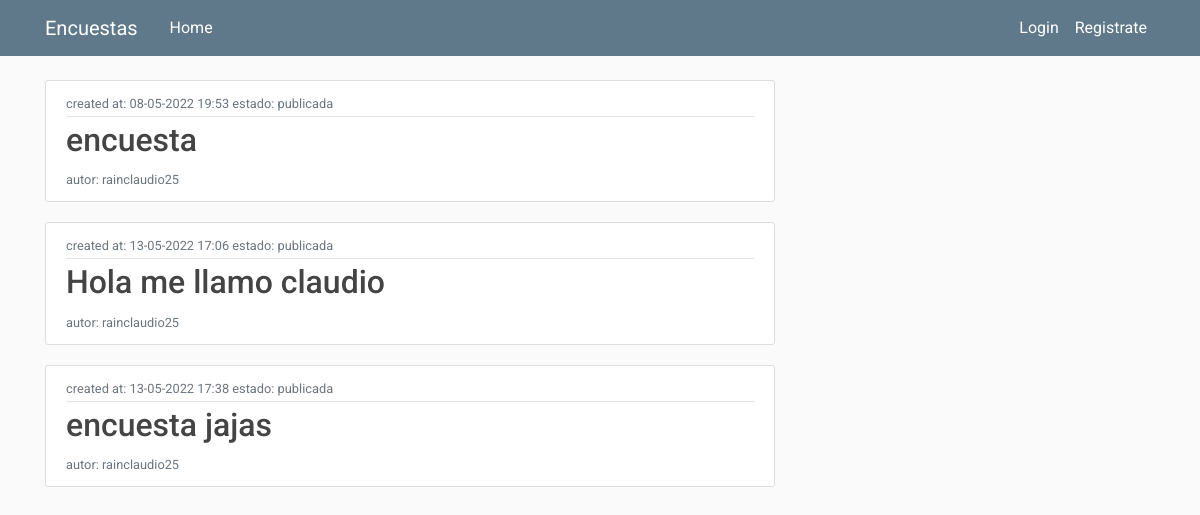
Page /home on the earlier database version.
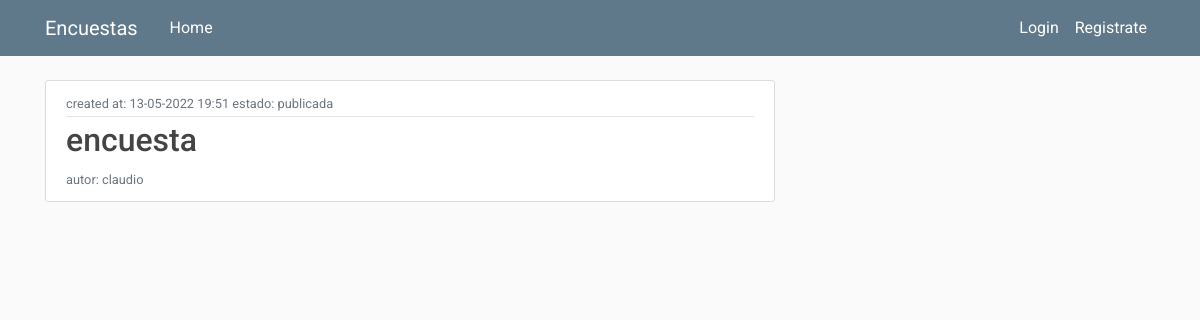
Same page on the later database version.
### encuestas/models.py (models this page shows)
class Encuesta(db.Model):
    id = db.Column(db.Integer, primary_key = True)
    title = db.Column(db.String(100),nullable = False)
    date_created = db.Column(db.DateTime, nullable = False, default = datetime.utcnow)
    date_posted = db.Column(db.DateTime, default = datetime.utcnow)
    user_id = db.Column(db.Integer, db.ForeignKey('user.id'),nullable = False)
    preguntas = db.relationship('Pregunta', backref = 'content', lazy = True)
    estado =  db.Column(db.String(100), default = "creada")

### encuestas/routes.py (the view)
@app.route("/")
@app.route("/home")
def home():
    encuestas = Encuesta.query.filter_by(estado = "publicada")
    return render_template('home.html', encuestas = encuestas)

### encuestas/templates/home.html
{% extends "layout.html" %} {%block scripts%} {%endblock scripts%} {% block
content %} {% for encuesta in encuestas %}
<article class="media content-section">
  <div class="media-body">
    <div class="article-metadata">
      <small class="text-muted">
        created at: {{encuesta.date_created.strftime('%d-%m-%Y %H:%M')}}
      </small>
      <small class="text-muted"> estado: {{encuesta.estado}} </small>
    </div>
    <h2>
      <a
        class="article-title"
        href="{{ url_for('encuesta', encuesta_id=encuesta.id) }}"
        >{{ encuesta.title }}</a
      >
    </h2>
    <small class="text-muted"> autor: {{encuesta.user_id}} </small>
  </div>
</article>
{% endfor %} {% endblock content %}

### encuestas/templates/layout.html (shortened to what this page needs)
<!DOCTYPE html>
<html>
<head>
    <link rel="stylesheet" href="https://maxcdn.bootstrapcdn.com/bootstrap/4.0.0/css/bootstrap.min.css">
    <link rel="stylesheet" type="text/css" href="{{ url_for('static', filename='main.css') }}">
</head>
<body>
    <header class="site-header">
      <nav class="navbar navbar-expand-md navbar-dark bg-steel fixed-top">
        <div class="container">
          <a class="navbar-brand mr-4" href="/">Encuestas</a>
          <div class="collapse navbar-collapse" id="navbarToggle">
            <div class="navbar-nav mr-auto">
              <a class="nav-item text-white nav-link" href="{{ url_for('home') }}">Home</a>
            </div>
            <div class="navbar-nav">
              {% if current_user.is_authenticated %}
              <a class="nav-item text-white nav-link" href="{{ url_for('profile') }}">Perfil</a>
              <a class="nav-item text-white nav-link" href="{{ url_for('logout') }}">Salir</a>
              {% else %}
              <a class="nav-item text-white nav-link" href="{{ url_for('login') }}">Login</a>
              <a class="nav-item text-white nav-link" href="{{ url_for('register') }}">Registrate</a>
              {% endif %}
            </div>
          </div>
        </div>
      </nav>
    </header>
    <main role="main" class="container">
      <div class="row">
        <div class="col-md-8">
          {% block content %}{% endblock %}
        </div>
      </div>
    </main>
</body>
</html>

### encuestas/static/main.css (style rules this page uses)
body { font-family: "Roboto", sans-serif; font-weight: 400; background: #fafafa; color: #444; margin-top: 5rem; box-sizing: border-box; }
h1, h2, h3, h4, h5, h6 { color: #444444; }
.bg-steel { background-color: #5f788a; }
.site-header .navbar-nav .nav-link { color: #cbd5db; }
.content-section { background: #ffffff; padding: 10px 20px; border: 1px solid #dddddd; border-radius: 3px; margin-bottom: 20px; }
.article-title { color: #444444; }
.article-metadata { padding-bottom: 1px; margin-bottom: 4px; border-bottom: 1px solid #e3e3e3; }

Differences in the rows shown:
removed Encuesta: date_created "13-05-2022 17:06", estado "publicada", title "Hola me llamo claudio", user_id "rainclaudio25"
removed Encuesta: date_created "13-05-2022 17:38", estado "publicada", title "encuesta jajas", user_id "rainclaudio25"
changed Encuesta "encuesta": date_created "08-05-2022 19:53" → "13-05-2022 19:51"; user_id "rainclaudio25" → "claudio"
